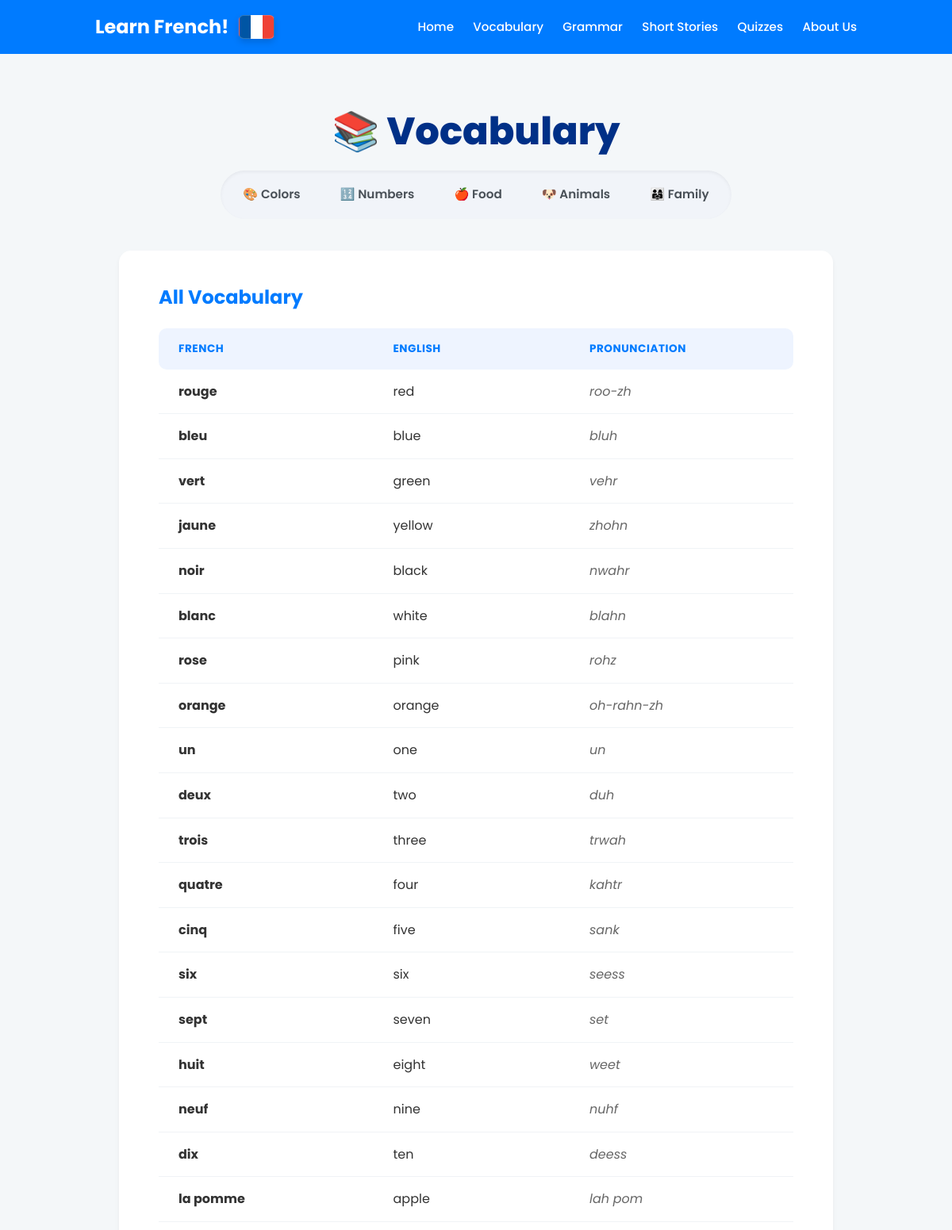
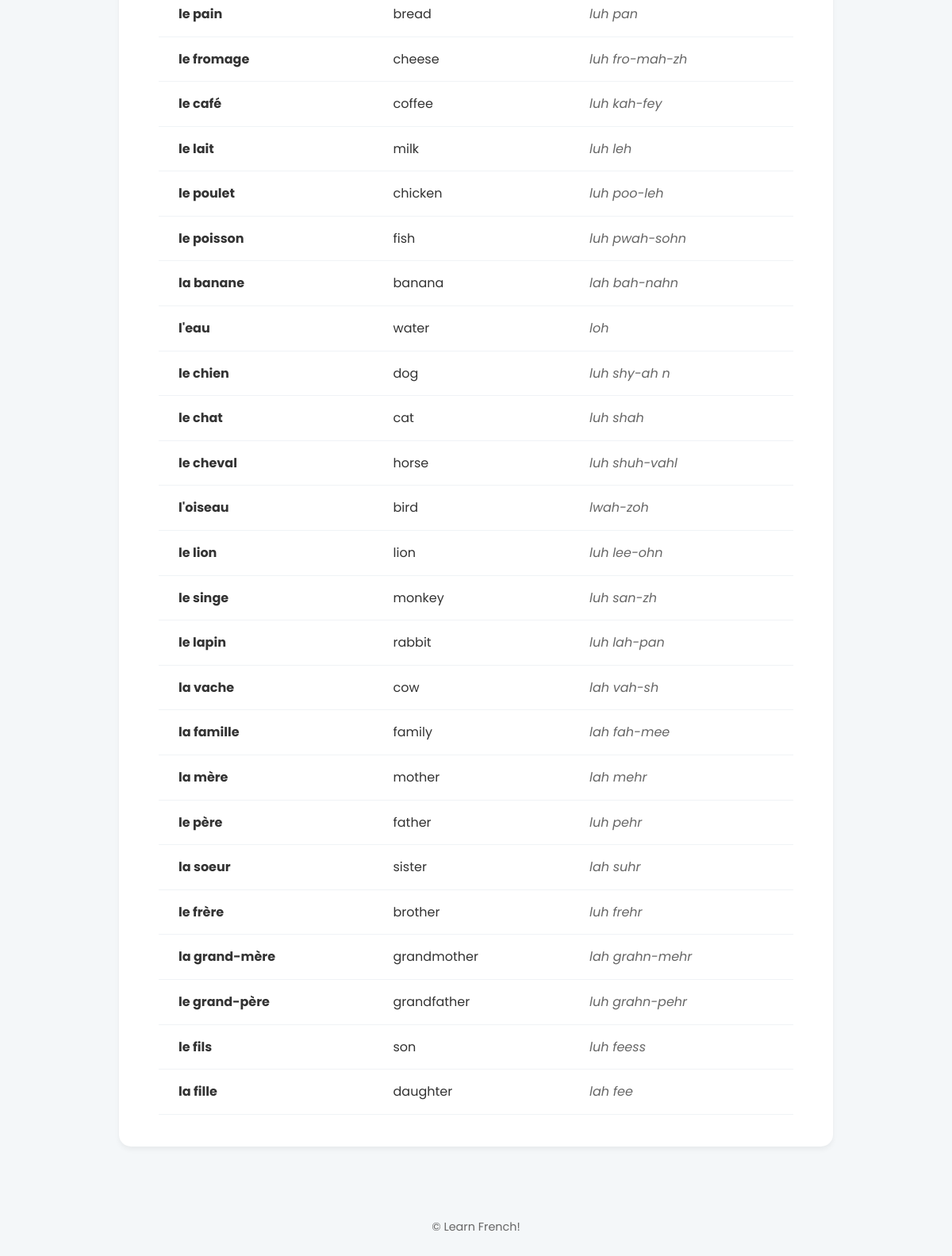
Screenshot of /vocabulary with the database file from the repository (2 pictures, top to bottom).
### app/models.py (models this page shows)
class Vocabulary(db.Model):
    id = db.Column(db.Integer, primary_key=True)
    category = db.Column(db.String(80), nullable=False)
    french = db.Column(db.String(200), nullable=False)
    english = db.Column(db.String(200), nullable=False)
    pronunciation = db.Column(db.String(200))
    created_at = db.Column(db.DateTime, default=datetime.utcnow)

### app/routes.py (the view)
@bp.route("/vocabulary")
def vocabulary():
    category = request.args.get('category')
    if category:
        vocab_list = Vocabulary.query.filter_by(category=category).all()
    else:
        vocab_list = Vocabulary.query.all()
    return render_template("vocabulary.html", vocab_list=vocab_list, category=category)

### app/templates/vocabulary.html (shortened to what this page needs)
{% extends "base.html" %}
{% block content %}
<div class="container">
  <h2 class="page-title">📚 Vocabulary</h2>
  <div class="category-bar-wrapper">
    <div class="category-bar-inner">
      <a href="{{ url_for('main.vocabulary', category='colors') }}"
        class="category-btn {{ 'active' if category == 'colors' else '' }}">🎨 Colors</a>
      <a href="{{ url_for('main.vocabulary', category='numbers') }}"
        class="category-btn {{ 'active' if category == 'numbers' else '' }}">🔢 Numbers</a>
      <a href="{{ url_for('main.vocabulary', category='food') }}"
        class="category-btn {{ 'active' if category == 'food' else '' }}">🍎 Food</a>
      <a href="{{ url_for('main.vocabulary', category='animals') }}"
        class="category-btn {{ 'active' if category == 'animals' else '' }}">🐶 Animals</a>
      <a href="{{ url_for('main.vocabulary', category='family') }}"
        class="category-btn {{ 'active' if category == 'family' else '' }}">👨‍👩‍👧 Family</a>
    </div>
  </div>
  <div class="vocab-container">
    <h3>{{ (category|capitalize) if category else "All" }} Vocabulary</h3>
    <table class="vocab-table">
      <thead>
        <tr>
          <th>French</th>
          <th>English</th>
          <th>Pronunciation</th>
        </tr>
      </thead>
      <tbody>
        {% for v in vocab_list %}
        <tr>
          <td><strong>{{ v.french }}</strong></td>
          <td>{{ v.english }}</td>
          <td><span class="pronunciation">{{ v.pronunciation }}</span></td>
        </tr>
        {% else %}
        <tr>
          <td colspan="3" class="text-center">No words found. Try another category.</td>
        </tr>
        {% endfor %}
      </tbody>
    </table>
  </div>
</div>
{% endblock %}

### app/templates/base.html (shortened to what this page needs)
<!doctype html>
<html lang="en">
<head>
  <link rel="stylesheet" href="{{ url_for('static', filename='css/style.css') }}">
</head>
<body>
  <header class="site-header">
    <div class="container nav-wrap">
      <a class="brand" href="{{ url_for('main.home') }}">
        Learn French!
        <div class="french-flag"></div>
      </a>
      <nav class="main-nav">
        <a href="{{ url_for('main.home') }}">Home</a>
        <a href="{{ url_for('main.vocabulary') }}">Vocabulary</a>
        <a href="{{ url_for('main.grammar') }}">Grammar</a>
        <a href="{{ url_for('main.stories') }}">Short Stories</a>
        <a href="{{ url_for('main.quizzes') }}">Quizzes</a>
        <a href="{{ url_for('main.about') }}">About Us</a>
      </nav>
    </div>
  </header>
  <main class="main-content">
    {% block content %}{% endblock %}
  </main>
  <footer class="site-footer">
    <p>© {{ current_year if current_year else "" }} Learn French!</p>
  </footer>
</body>
</html>

### app/static/css/style.css (style rules this page uses)
:root { --blue: #0055A4; --red: #EF4135; --light-blue: #cfe2ff; --light-pink: #ffd6e8; --light-green: #bde3e3; --bg: #eef4ff; --text: #0d1b3d; }
:root { --primary-blue: #007bff; --dark-blue: #0056b3; --text-dark: #333; --text-muted: #666; --bg-light: #f4f7f9; --white: #ffffff; --border-radius-lg: 15px; --border-radius-pill: 50px; --shadow-soft: 0 4px 6px rgba(0, 0, 0, 0.05); }
* { box-sizing: border-box; margin: 0; padding: 0; }
body { font-family: 'Poppins', 'Nunito', sans-serif; background-color: var(--bg-light); color: var(--text-dark); line-height: 1.6; }
.container { max-width: 1000px; margin: 0 auto; padding: 0 20px; }
.site-header { background-color: var(--primary-blue); color: var(--white); padding: 15px 0; width: 100%; margin-bottom: 40px; }
.nav-wrap { display: flex; justify-content: space-between; align-items: center; }
.brand { font-size: 1.5rem; font-weight: 700; text-decoration: none; color: var(--white); display: flex; align-items: center; gap: 12px; }
.french-flag { display: inline-block; width: 45px; height: 30px; background: linear-gradient(to right, #0055A4 33.3%, #ffffff 33.3%, #ffffff 66.6%, #EF4135 66.6%); border-radius: 6px; box-shadow: 0 4px 8px rgba(0, 0, 0, 0.15); transition: transform 0.3s ease; border: 1px solid rgba(255, 255, 255, 0.2); }
.main-nav a { color: var(--white); text-decoration: none; margin-left: 20px; font-weight: 500; font-size: 0.95rem; transition: opacity 0.2s; }
.page-title { text-align: center; font-size: 2.5rem; color: var(--dark-blue); margin-bottom: 10px; margin-top: 20px; }
.category-bar-wrapper { display: flex; justify-content: center; margin-bottom: 40px; }
.category-bar-inner { display: inline-flex; background-color: #f1f4f9; padding: 8px; border-radius: var(--border-radius-pill); gap: 10px; box-shadow: inset 0 2px 4px rgba(0, 0, 0, 0.05); }
.category-btn { text-decoration: none; padding: 10px 20px; border-radius: var(--border-radius-pill); background-color: transparent; color: #495057; font-weight: 600; font-size: 0.95rem; transition: all 0.2s; border: none; cursor: pointer; display: flex; align-items: center; gap: 8px; }
.vocab-container { background: var(--white); border-radius: var(--border-radius-lg); box-shadow: var(--shadow-soft); padding: 40px 50px; margin-bottom: 50px; max-width: 900px; margin-left: auto; margin-right: auto; }
.vocab-container h3 { color: var(--primary-blue); margin-bottom: 20px; font-size: 1.5rem; }
.vocab-table { width: 100%; border-collapse: collapse; }
.vocab-table th { text-align: left; padding: 15px 25px; background-color: #eef4ff; color: var(--primary-blue); text-transform: uppercase; font-size: 0.85rem; letter-spacing: 0.5px; border: none; }
.vocab-table td { padding: 15px 25px; border-bottom: 1px solid #f0f3f6; font-size: 1rem; }
.vocab-table th:first-child { border-radius: 10px 0 0 10px; }
.vocab-table th:last-child { border-radius: 0 10px 10px 0; }
.vocab-table tr td:first-child { font-weight: 600; color: var(--text-dark); }
.pronunciation { color: var(--text-muted); font-style: italic; }
.site-footer { text-align: center; padding: 40px 0; color: var(--text-muted); font-size: 0.9rem; }
.page-title { font-size: 3rem; font-weight: 800; color: #003087; text-align: center; margin-top: 60px; margin-bottom: 10px; }

### rows the page displays
Vocabulary: french "rouge", english "red", pronunciation "roo-zh"
Vocabulary: french "bleu", english "blue", pronunciation "bluh"
Vocabulary: french "vert", english "green", pronunciation "vehr"
Vocabulary: french "jaune", english "yellow", pronunciation "zhohn"
Vocabulary: french "noir", english "black", pronunciation "nwahr"
Vocabulary: french "blanc", english "white", pronunciation "blahn"
Vocabulary: french "rose", english "pink", pronunciation "rohz"
Vocabulary: french "orange", english "orange", pronunciation "oh-rahn-zh"
Vocabulary: french "un", english "one", pronunciation "un"
Vocabulary: french "deux", english "two", pronunciation "duh"
Vocabulary: french "trois", english "three", pronunciation "trwah"
Vocabulary: french "quatre", english "four", pronunciation "kahtr"
Vocabulary: french "cinq", english "five", pronunciation "sank"
Vocabulary: french "six", english "six", pronunciation "seess"
Vocabulary: french "sept", english "seven", pronunciation "set"
Vocabulary: french "huit", english "eight", pronunciation "weet"
Vocabulary: french "neuf", english "nine", pronunciation "nuhf"
Vocabulary: french "dix", english "ten", pronunciation "deess"
Vocabulary: french "la pomme", english "apple", pronunciation "lah pom"
Vocabulary: french "le pain", english "bread", pronunciation "luh pan"
Vocabulary: french "le fromage", english "cheese", pronunciation "luh fro-mah-zh"
Vocabulary: french "le café", english "coffee", pronunciation "luh kah-fey"
Vocabulary: french "le lait", english "milk", pronunciation "luh leh"
Vocabulary: french "le poulet", english "chicken", pronunciation "luh poo-leh"
Vocabulary: french "le poisson", english "fish", pronunciation "luh pwah-sohn"
Vocabulary: french "la banane", english "banana", pronunciation "lah bah-nahn"
Vocabulary: french "l'eau", english "water", pronunciation "loh"
Vocabulary: french "le chien", english "dog", pronunciation "luh shy-ah n"
Vocabulary: french "le chat", english "cat", pronunciation "luh shah"
Vocabulary: french "le cheval", english "horse", pronunciation "luh shuh-vahl"
Vocabulary: french "l'oiseau", english "bird", pronunciation "lwah-zoh"
Vocabulary: french "le lion", english "lion", pronunciation "luh lee-ohn"
Vocabulary: french "le singe", english "monkey", pronunciation "luh san-zh"
Vocabulary: french "le lapin", english "rabbit", pronunciation "luh lah-pan"
Vocabulary: french "la vache", english "cow", pronunciation "lah vah-sh"
Vocabulary: french "la famille", english "family", pronunciation "lah fah-mee"
Vocabulary: french "la mère", english "mother", pronunciation "lah mehr"
Vocabulary: french "le père", english "father", pronunciation "luh pehr"
Vocabulary: french "la soeur", english "sister", pronunciation "lah suhr"
Vocabulary: french "le frère", english "brother", pronunciation "luh frehr"
Vocabulary: french "la grand-mère", english "grandmother", pronunciation "lah grahn-mehr"
Vocabulary: french "le grand-père", english "grandfather", pronunciation "luh grahn-pehr"
Vocabulary: french "le fils", english "son", pronunciation "luh feess"
Vocabulary: french "la fille", english "daughter", pronunciation "lah fee"

### other values shown
{{ (category|capitalize) if category else "All" }} "All"
